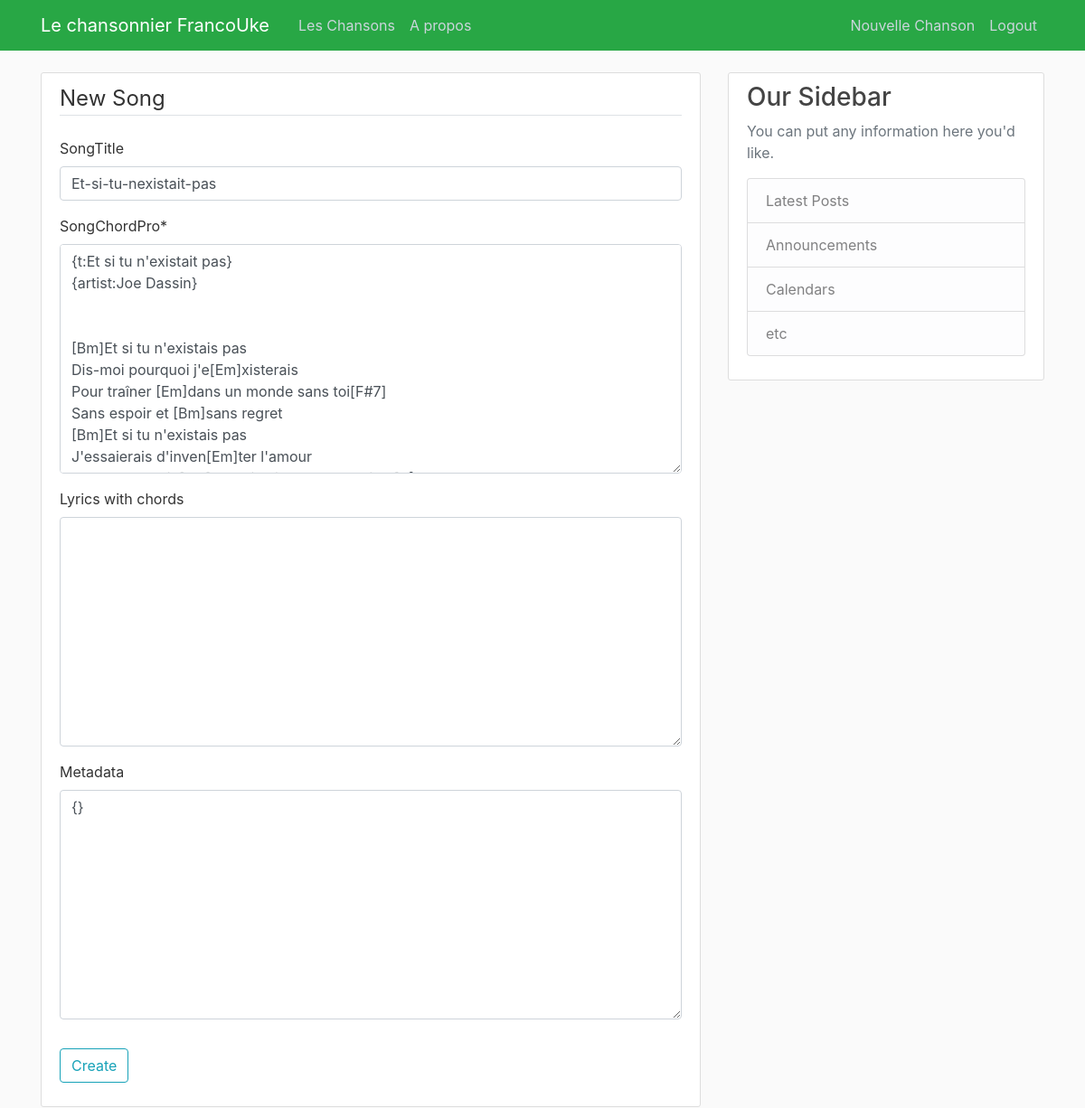
Before: /song/118/update/ (signed in) with the older database file.
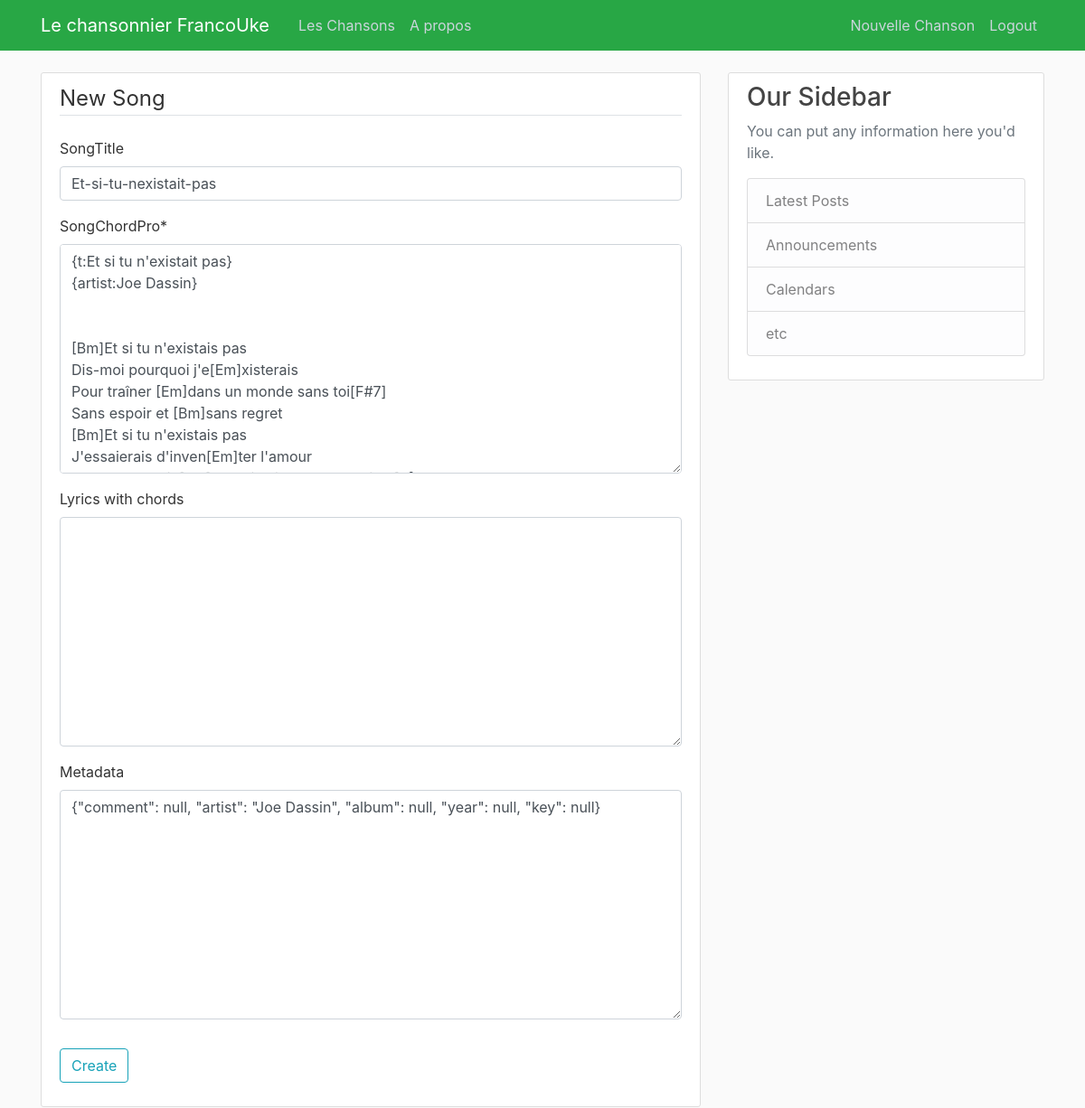
After: the same page with the newer database file.
### songbook/models.py (models this page shows, shortened)
class Song(models.Model):
    songTitle = models.CharField(max_length=100, blank=True, null=True)
    songChordPro = models.TextField()  #Original
    lyrics_with_chords = models.TextField(editable=True,blank=True)
    metadata = models.JSONField(blank=True, null=True)  # Stores metadata as JSON
    date_posted = models.DateField(default=timezone.now)
    contributor = models.ForeignKey(User, on_delete=models.CASCADE)

### songbook/views.py (the view, shortened to what this page needs)
# urls.py: path('song/<int:pk>/update/', SongUpdateView.as_view(), name='song-update'),
class SongUpdateView (LoginRequiredMixin, UpdateView):
    model = Song
    fields = ['songTitle', 'songChordPro','lyrics_with_chords','metadata']

### songbook/templates/songbook/song_form.html (shortened to what this page needs)
{% extends "songbook/base.html" %}
{% load crispy_forms_tags %}
{% block content %}
    <div class="content-section">
        <form method="POST">
            <fieldset class="form-group">
                <legend class="border-bottom mb-4">New Song</legend>
                {{ form|crispy }}
            </fieldset>
            <div class="form-group">
                <button class="btn btn-outline-info" type="submit">Create</button>
            </div>
        </form>
    </div>
{% endblock content %}

Changed rows visible on the page:
changed Song "Et-si-tu-nexistait-pas": metadata "{}" → "{\"comment\": null, \"artist\": \"Joe Dassin\", \"album\": null, \"year\": null, \"key\": null}"
